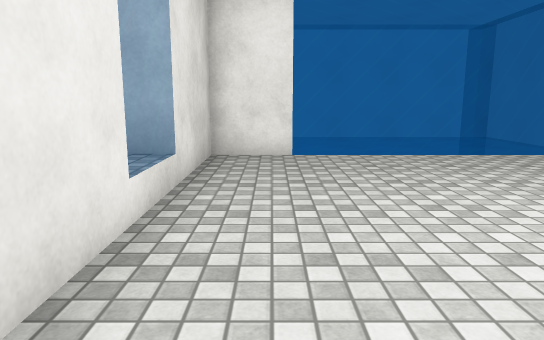
[1] (above)

12 first-person views from a walk through a scene from a Unity 3-D project. The camera is 1.3 m above the floor, tilts 10° down and sees 70° across. The floor is counted in squares, 1 m on a side. Each view is taken from the middle of a square. On the plan, view 1 faces up. The plan holds only what a view shows up to about 16 squares ahead; the rest is blank. The place goes on beyond the plan. The player is left out. Surface patterns are stand-ins for the level's own textures.

[2]
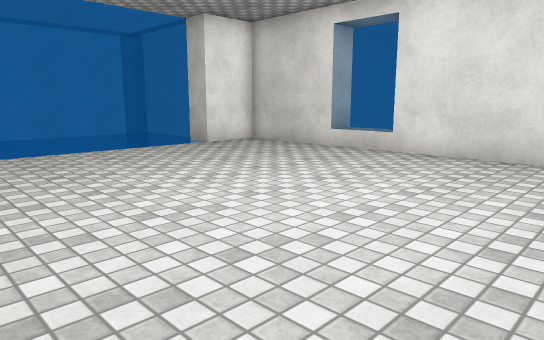

[3]
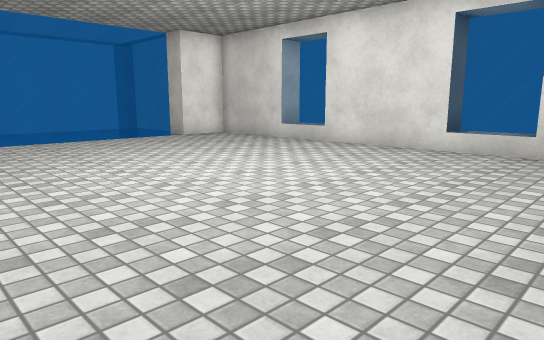

[4]
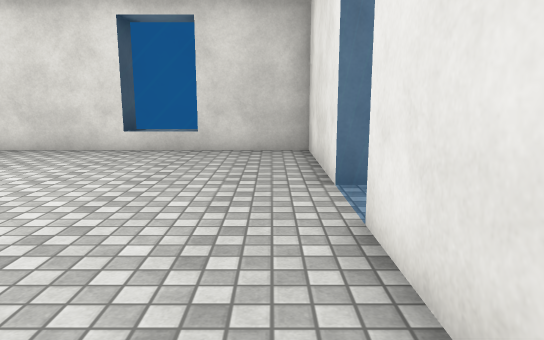

[5]
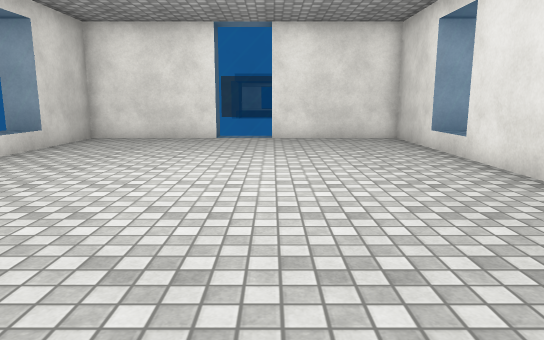

[6]
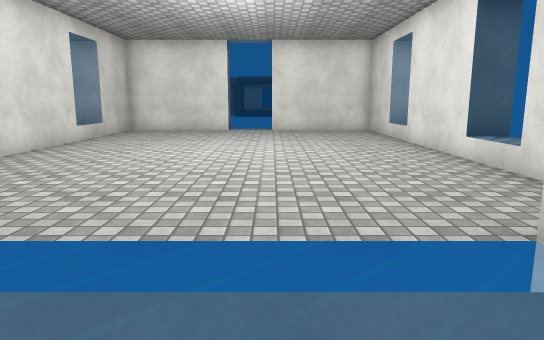

[7]
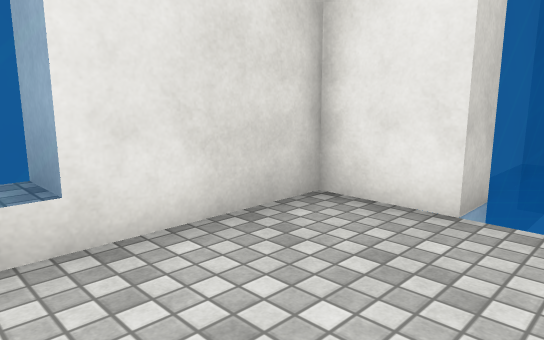

[8]
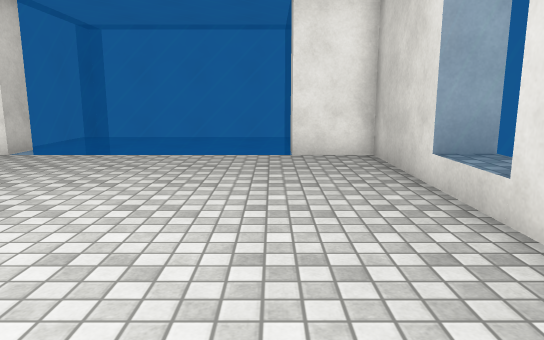

[9]
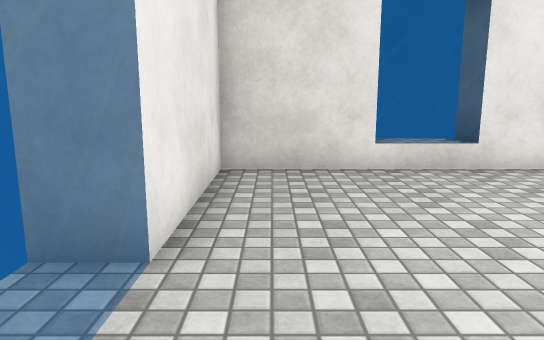

[10]
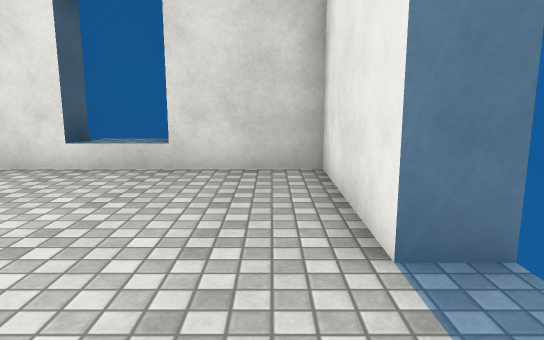

[11]
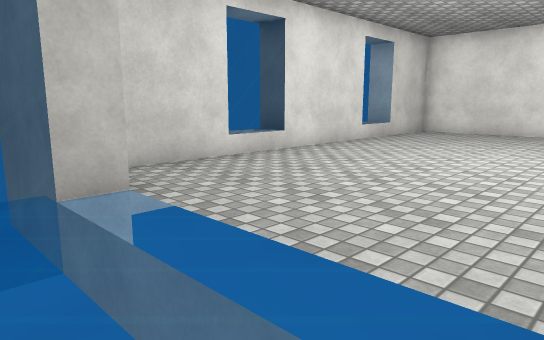

[12]
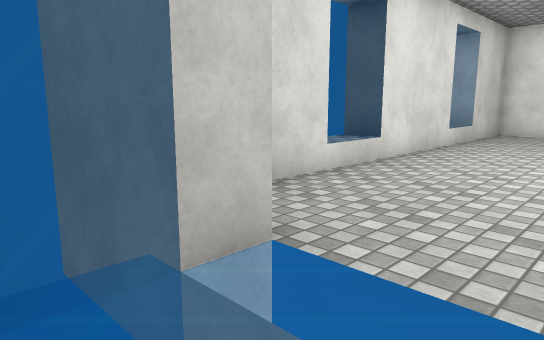

### Floor plan
Points are (right, up) in squares from view 1. A wall is a line through its corners. A room is listed if a view was taken in it or the views show most of it. See-through windows are left out.
Room 1 (views 1, 2, 3, 4, 5, 6, 7, 8, 9, 10, 11, 12)
walls: (-1.5, 3.6) (-1.5, 0) (-2.5, 0); (10.6, 6) (9.5, 6) (9.5, 9.5) (7.5, 9.5) (7.5, 10.5); (0.5, 10.6) (0.5, 9.5) (-1.5, 9.5) (-1.5, 6) (-2.5, 6); (10.6, 0) (9.5, 0) (9.5, 4) (10.5, 4); (-2.6, -2) (-1.5, -2) (-1.5, -5) (3, -5); (5, -5) (9.5, -5) (9.5, -2) (10.5, -2)
objects: other object (-2, -1); other object (10, -1); other object (10, 5)
Room 2 (no view inside)
walls: (5, -6.1) (5, -5); (3, -5) (3, -6)

Positions as (right, up) in squares from view 1, and headings:
1: (0, 0), facing up
2: (0, -1), facing up-right
3: (-1, -4), facing up-right
4: (-1, -4), facing right
5: (3, 9), facing down
6: (3, 13), facing down
7: (2, 5), facing up-left
8: (7, 0), facing up
9: (6, -4), facing left
10: (2, -4), facing right
11: (2, 12), facing down-right
12: (5, 12), facing down-right
